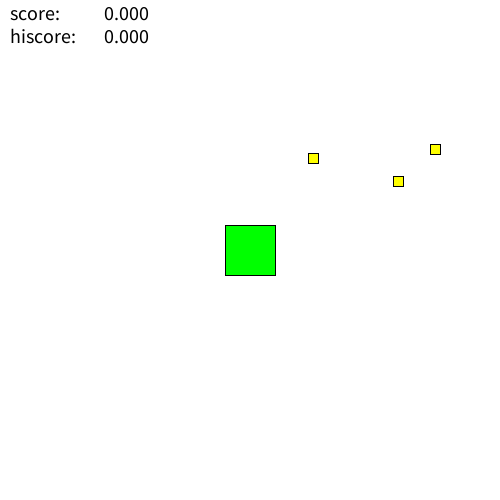
Frame 1 (no input)
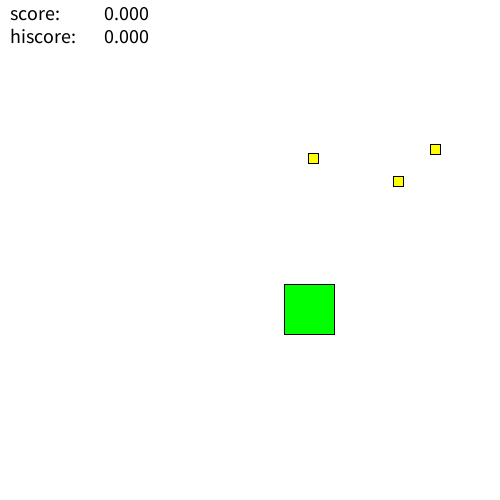
Frame 60 (the mouse pressed at the canvas centre just before this capture)
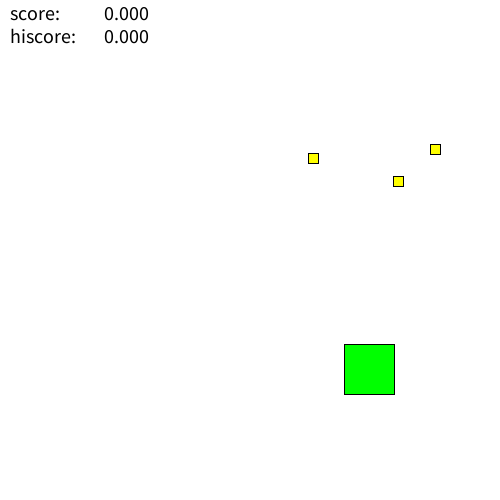
Frame 120 (the mouse held since frame 60 and released just before this capture)

The Processing sketch that drew these frames (run headless with seeded random() and noise(); from frame 60 on, the mouse is pressed at the canvas centre):

// Processing sketch: processing_159612
// ── processing_159612.pde

float x=250;
float y=250;
float xj=0;
float yj=0;
float speed=1;
float e1x=random(50,450);
float e1y=random(50,450);
float e2x=random(50,450);
float e2y=random(50,450);
float e3x=random(50,450);
float e3y=random(50,450);
float score=0;
float hiscore=0;

void setup() {
  size(500,500);
}

void draw() {
  background(255,255,255);
  fill(#000000);
  textSize(20);
  text("score:",10,20);
  text("hiscore:",10,43);
  text(score,100,20);
  text(hiscore,100,43);
  fill(0,255,0);
  rect((x-25),(y-25),50,50);
  fill(255,255,0);
  rect(e1x,e1y,10,10);
  rect(e2x,e2y,10,10);
  rect(e3x,e3y,10,10);
  
  if(mouseX > x){
    xj=1;
  }
  if(mouseY > y){
    yj=1;
  }
  if(mouseX < x){
    xj=0;
  }
  if(mouseY < y){
    yj=0;
  }
  
  if(xj==0){
    x=x+speed;
  }
  if(yj==0){
    y=y+speed;
  }
  if(xj==1){
    x=x-speed;
  }
  if(yj==1){
    y=y-speed;
  }
  
  if(e1x > (x-25) && e1x < (x+25) && e1y > (y-25) && e1y < (y+25)){
    speed=speed+0.3;
    e1x=random(50,450);
    e1y=random(50,450);
    score=score+speed;
    if(score > hiscore){
      hiscore=score;
    }
  }
  if(e2x > (x-25) && e2x < (x+25) && e2y > (y-25) && e2y < (y+25)){
    speed=speed+0.3;
    e2x=random(50,450);
    e2y=random(50,450);
    score=score+speed;
    if(score > hiscore){
      hiscore=score;
    }
  }
  if(e3x > (x-25) && e3x < (x+25) && e3y > (y-25) && e3y < (y+25)){
    speed=speed+0.3;
    e3x=random(50,450);
    e3y=random(50,450);
    score=score+speed;
    if(score > hiscore){
      hiscore=score;
    }
  }
  
  if(x < 0 || x > 500 || y < 0 || y > 500){
    x=250;
    y=250;
    score=0;
    speed=1;
  }

}
